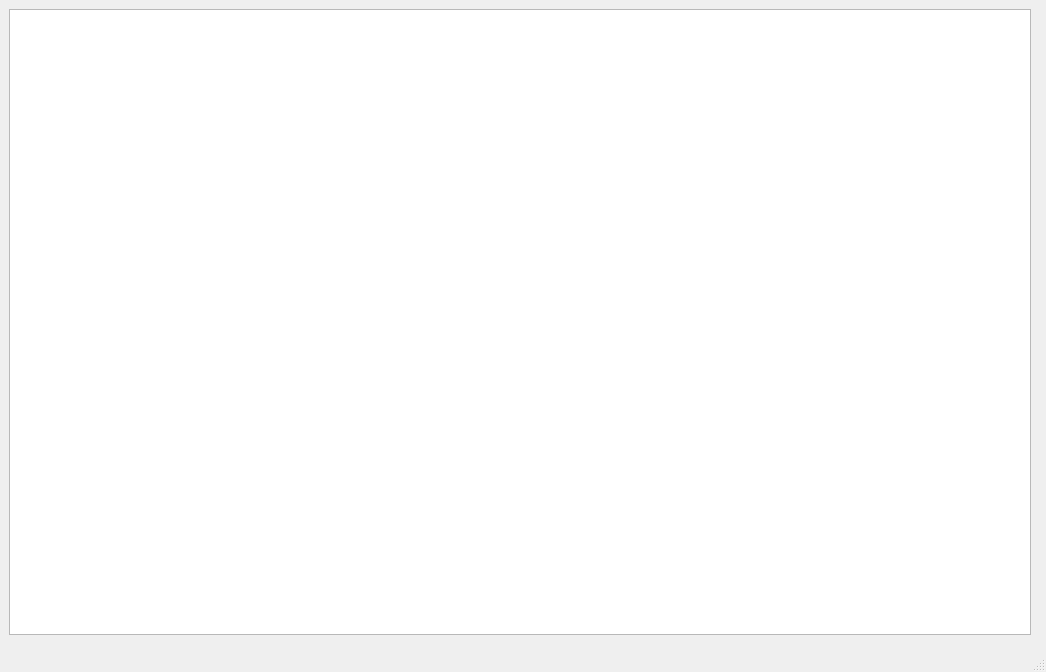
<?xml version="1.0" encoding="UTF-8"?>
<ui version="4.0">
 <class>MainWindow</class>
 <widget class="QMainWindow" name="MainWindow">
  <property name="geometry">
   <rect>
    <x>0</x>
    <y>0</y>
    <width>1046</width>
    <height>672</height>
   </rect>
  </property>
  <property name="windowTitle">
   <string>MainWindow</string>
  </property>
  <widget class="QWidget" name="centralwidget">
   <layout class="QGridLayout" name="gridLayout">
    <item row="0" column="1">
     <widget class="SizeWidget" name="sizeWidget" native="true">
      <property name="sizePolicy">
       <sizepolicy hsizetype="Preferred" vsizetype="Preferred">
        <horstretch>0</horstretch>
        <verstretch>0</verstretch>
       </sizepolicy>
      </property>
     </widget>
    </item>
    <item row="1" column="0">
     <widget class="TileSelector" name="tileSelector" native="true"/>
    </item>
    <item row="0" column="0">
     <widget class="QuiltView" name="quiltView">
      <property name="sizePolicy">
       <sizepolicy hsizetype="Expanding" vsizetype="Expanding">
        <horstretch>1</horstretch>
        <verstretch>1</verstretch>
       </sizepolicy>
      </property>
     </widget>
    </item>
   </layout>
  </widget>
  <widget class="QMenuBar" name="menubar">
   <property name="geometry">
    <rect>
     <x>0</x>
     <y>0</y>
     <width>1046</width>
     <height>21</height>
    </rect>
   </property>
  </widget>
  <widget class="QStatusBar" name="statusbar"/>
 </widget>
 <customwidgets>
  <customwidget>
   <class>TileSelector</class>
   <extends>QWidget</extends>
   <header>TileSelector.h</header>
   <container>1</container>
  </customwidget>
  <customwidget>
   <class>SizeWidget</class>
   <extends>QWidget</extends>
   <header>SizeWidget.h</header>
   <container>1</container>
  </customwidget>
  <customwidget>
   <class>QuiltView</class>
   <extends>QGraphicsView</extends>
   <header>QuiltView.h</header>
  </customwidget>
 </customwidgets>
 <resources/>
 <connections/>
</ui>
